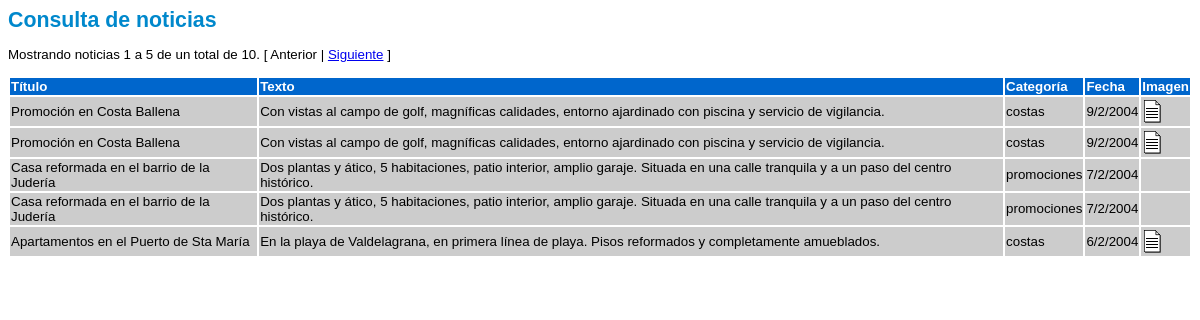
/Tema4/consulta_noticias2.php, run on the app's committed database.
### tables this page shows
CREATE TABLE noticias (
  id smallint(5) unsigned NOT NULL auto_increment,
  titulo varchar(100) NOT NULL default '',
  texto text NOT NULL,
  categoria enum('promociones','ofertas','costas') NOT NULL default 'promociones',
  fecha date NOT NULL default '0000-00-00',
  imagen varchar(100) default NULL,
  PRIMARY KEY  (id)
);

### Tema4/lib/fecha.php (called while the page is built, shortened)
<?PHP
function date2string ($date)
{
   $string = date ("j/n/Y", strtotime($date));
   return ($string);
}
?>

### Tema4/consulta_noticias2.php (the view, shortened to what this page needs)
<HTML LANG="es">
<HEAD>
   <LINK REL="stylesheet" TYPE="text/css" HREF="estilo.css">
<?PHP
   include ("lib/fecha.php");
?>
</HEAD>
<BODY>
<H1>Consulta de noticias</H1>
<?PHP
      $conexion = mysql_connect ("localhost", "userp1", "cursphp10")
         or die ("No se puede conectar con el servidor");
      $num = 5;
      $comienzo = $_REQUEST['comienzo'];
      if (!isset($comienzo)) $comienzo = 0;
      $instruccion = "select * from noticias";
      $consulta = mysql_query ($instruccion, $conexion)
         or die ("Fallo en la consulta");
      $nfilas = mysql_num_rows ($consulta);
      if ($nfilas > 0)
      {
         print ("<P>Mostrando noticias " . ($comienzo + 1) . " a ");
         if (($comienzo + $num) < $nfilas)
            print ($comienzo + $num);
         else
            print ($nfilas);
         print (" de un total de $nfilas.\n");
         $estapagina = $_SERVER['PHP_SELF'];
         if ($nfilas > $num)
         {
            if ($comienzo > 0)
               print ("[ <A HREF='$estapagina?comienzo=" . ($comienzo - $num) . "'>Anterior</A> | ");
            else
               print ("[ Anterior | ");
            if ($nfilas > ($comienzo + $num))
               print ("<A HREF='$estapagina?comienzo=" . ($comienzo + $num) . "'>Siguiente</A> ]\n");
            else
               print ("Siguiente ]\n");
         }
         print ("</P>\n");
      }
      $instruccion = "select * from noticias order by fecha desc limit $comienzo, $num";
      $consulta = mysql_query ($instruccion, $conexion)
         or die ("Fallo en la consulta");
      $nfilas = mysql_num_rows ($consulta);
      if ($nfilas > 0)
      {
         print ("<TABLE>\n");
         print ("<TR>\n");
         print ("<TH>Título</TH>\n");
         print ("<TH>Texto</TH>\n");
         print ("<TH>Categoría</TH>\n");
         print ("<TH>Fecha</TH>\n");
         print ("<TH>Imagen</TH>\n");
         print ("</TR>\n");
		 while($resultado = mysql_fetch_array ($consulta))
         {
            print ("<TR>\n");
            print ("<TD>" . $resultado['titulo'] . "</TD>\n");
            print ("<TD>" . $resultado['texto'] . "</TD>\n");
            print ("<TD>" . $resultado['categoria'] . "</TD>\n");
            print ("<TD>" . date2string($resultado['fecha']) . "</TD>\n");
            if ($resultado['imagen'] != "")
               print ("<TD><A TARGET='_blank' HREF='img/" . $resultado['imagen'] .
                      "'><IMG BORDER='0' SRC='img/ico-fichero.gif' ALT='Imagen asociada'></A></TD>\n");
            else
               print ("<TD>&nbsp;</TD>\n");
            print ("</TR>\n");
         }
         print ("</TABLE>\n");
      }
      else
         print ("No hay noticias disponibles");
?>
</BODY>
</HTML>

### Tema2/estilo.css (style rules this page uses)
BODY { font-family: verdana, arial, sans-serif; font-size: 10pt; }
H1 { font-size: 16pt; font-weight: bold; color: #0088CC; }
TH { font-size: 10pt; font-weight: bold; color: white; background: #0066CC; text-align: left; }
TD { font-size: 10pt; background: #CCCCCC; }

### data on the page
noticias: titulo "Promoción en Costa Ballena", texto "Con vistas al campo de golf, magníficas calidades, entorno ajardinado con piscina y servicio de vigilancia.", categoria "costas", fecha "9/2/2004"
noticias: titulo "Promoción en Costa Ballena", texto "Con vistas al campo de golf, magníficas calidades, entorno ajardinado con piscina y servicio de vigilancia.", categoria "costas", fecha "9/2/2004"
noticias: titulo "Casa reformada en el barrio de la Judería", texto "Dos plantas y ático, 5 habitaciones, patio interior, amplio garaje. Situada en una calle tranquila y a un paso del centro histórico.", categoria "promociones", fecha "7/2/2004"
noticias: titulo "Casa reformada en el barrio de la Judería", texto "Dos plantas y ático, 5 habitaciones, patio interior, amplio garaje. Situada en una calle tranquila y a un paso del centro histórico.", categoria "promociones", fecha "7/2/2004"
noticias: titulo "Apartamentos en el Puerto de Sta María", texto "En la playa de Valdelagrana, en primera línea de playa. Pisos reformados y completamente amueblados.", categoria "costas", fecha "6/2/2004"

### other printed values
$comienzo + 1 "1"
$comienzo + $num "5"
$nfilas "10"
